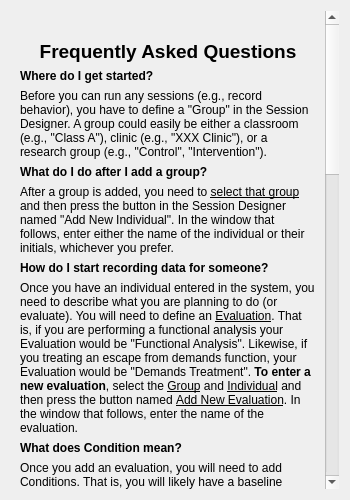
<?xml version="1.0" encoding="UTF-8"?>
<ui version="4.0">
 <class>FAQDialog</class>
 <widget class="QDialog" name="FAQDialog">
  <property name="geometry">
   <rect>
    <x>0</x>
    <y>0</y>
    <width>350</width>
    <height>500</height>
   </rect>
  </property>
  <property name="windowTitle">
   <string>Dialog</string>
  </property>
  <layout class="QVBoxLayout" name="verticalLayout">
   <item>
    <widget class="QScrollArea" name="scrollArea">
     <property name="frameShape">
      <enum>QFrame::NoFrame</enum>
     </property>
     <property name="widgetResizable">
      <bool>true</bool>
     </property>
     <widget class="QWidget" name="scrollAreaWidgetContents">
      <property name="geometry">
       <rect>
        <x>0</x>
        <y>0</y>
        <width>315</width>
        <height>1369</height>
       </rect>
      </property>
      <layout class="QVBoxLayout" name="verticalLayout_2">
       <item>
        <widget class="QLabel" name="label">
         <property name="text">
          <string/>
         </property>
         <property name="pixmap">
          <pixmap resource="resourcefile.qrc">:/images/SNS.png</pixmap>
         </property>
         <property name="alignment">
          <set>Qt::AlignCenter</set>
         </property>
        </widget>
       </item>
       <item>
        <widget class="QLabel" name="label_2">
         <property name="text">
          <string>&lt;html&gt;&lt;head/&gt;&lt;body&gt;&lt;p&gt;&lt;span style=&quot; font-size:14pt; font-weight:600;&quot;&gt;Frequently Asked Questions&lt;/span&gt;&lt;/p&gt;&lt;/body&gt;&lt;/html&gt;</string>
         </property>
         <property name="alignment">
          <set>Qt::AlignCenter</set>
         </property>
         <property name="wordWrap">
          <bool>true</bool>
         </property>
        </widget>
       </item>
       <item>
        <widget class="QLabel" name="label_3">
         <property name="text">
          <string>&lt;html&gt;&lt;head/&gt;&lt;body&gt;&lt;p&gt;&lt;span style=&quot; font-weight:600;&quot;&gt;Where do I get started?&lt;/span&gt;&lt;/p&gt;&lt;/body&gt;&lt;/html&gt;</string>
         </property>
         <property name="wordWrap">
          <bool>true</bool>
         </property>
        </widget>
       </item>
       <item>
        <widget class="QLabel" name="label_4">
         <property name="text">
          <string>&lt;html&gt;&lt;head/&gt;&lt;body&gt;&lt;p&gt;Before you can run any sessions (e.g., record behavior), you have to define a &amp;quot;Group&amp;quot; in the Session Designer. A group could easily be either a classroom (e.g., &amp;quot;Class A&amp;quot;), clinic (e.g., &amp;quot;XXX Clinic&amp;quot;), or a research group (e.g., &amp;quot;Control&amp;quot;, &amp;quot;Intervention&amp;quot;).&lt;/p&gt;&lt;/body&gt;&lt;/html&gt;</string>
         </property>
         <property name="wordWrap">
          <bool>true</bool>
         </property>
        </widget>
       </item>
       <item>
        <widget class="QLabel" name="label_5">
         <property name="text">
          <string>&lt;html&gt;&lt;head/&gt;&lt;body&gt;&lt;p&gt;&lt;span style=&quot; font-weight:600;&quot;&gt;What do I do after I add a group?&lt;/span&gt;&lt;/p&gt;&lt;/body&gt;&lt;/html&gt;</string>
         </property>
         <property name="wordWrap">
          <bool>true</bool>
         </property>
        </widget>
       </item>
       <item>
        <widget class="QLabel" name="label_6">
         <property name="text">
          <string>&lt;html&gt;&lt;head/&gt;&lt;body&gt;&lt;p&gt;After a group is added, you need to &lt;span style=&quot; text-decoration: underline;&quot;&gt;select that group&lt;/span&gt; and then press the button in the Session Designer named &amp;quot;Add New Individual&amp;quot;. In the window that follows, enter either the name of the individual or their initials, whichever you prefer.&lt;/p&gt;&lt;/body&gt;&lt;/html&gt;</string>
         </property>
         <property name="wordWrap">
          <bool>true</bool>
         </property>
        </widget>
       </item>
       <item>
        <widget class="QLabel" name="label_7">
         <property name="text">
          <string>&lt;html&gt;&lt;head/&gt;&lt;body&gt;&lt;p&gt;&lt;span style=&quot; font-weight:600;&quot;&gt;How do I start recording data for someone?&lt;/span&gt;&lt;/p&gt;&lt;/body&gt;&lt;/html&gt;</string>
         </property>
         <property name="wordWrap">
          <bool>true</bool>
         </property>
        </widget>
       </item>
       <item>
        <widget class="QLabel" name="label_8">
         <property name="text">
          <string>&lt;html&gt;&lt;head/&gt;&lt;body&gt;&lt;p&gt;Once you have an individual entered in the system, you need to describe what you are planning to do (or evaluate). You will need to define an &lt;span style=&quot; text-decoration: underline;&quot;&gt;Evaluation&lt;/span&gt;. That is, if you are performing a functional analysis your Evaluation would be &amp;quot;Functional Analysis&amp;quot;. Likewise, if you treating an escape from demands function, your Evaluation would be &amp;quot;Demands Treatment&amp;quot;. &lt;span style=&quot; font-weight:600;&quot;&gt;To enter a new evaluation&lt;/span&gt;, select the &lt;span style=&quot; text-decoration: underline;&quot;&gt;Group&lt;/span&gt; and &lt;span style=&quot; text-decoration: underline;&quot;&gt;Individual&lt;/span&gt; and then press the button named &lt;span style=&quot; text-decoration: underline;&quot;&gt;Add New Evaluation&lt;/span&gt;. In the window that follows, enter the name of the evaluation. &lt;/p&gt;&lt;/body&gt;&lt;/html&gt;</string>
         </property>
         <property name="wordWrap">
          <bool>true</bool>
         </property>
        </widget>
       </item>
       <item>
        <widget class="QLabel" name="label_9">
         <property name="text">
          <string>&lt;html&gt;&lt;head/&gt;&lt;body&gt;&lt;p&gt;&lt;span style=&quot; font-weight:600;&quot;&gt;What does Condition mean?&lt;/span&gt;&lt;/p&gt;&lt;/body&gt;&lt;/html&gt;</string>
         </property>
         <property name="wordWrap">
          <bool>true</bool>
         </property>
        </widget>
       </item>
       <item>
        <widget class="QLabel" name="label_10">
         <property name="text">
          <string>&lt;html&gt;&lt;head/&gt;&lt;body&gt;&lt;p&gt;Once you add an evaluation, you will need to add Conditions. That is, you will likely have a baseline condition and an intervention condition. You add Conditions as needed, as you may have multiple treatments being compared. &lt;span style=&quot; font-weight:600;&quot;&gt;To enter a new condition&lt;/span&gt;, select the &lt;span style=&quot; text-decoration: underline;&quot;&gt;Group&lt;/span&gt;, &lt;span style=&quot; text-decoration: underline;&quot;&gt;Individual&lt;/span&gt;, and &lt;span style=&quot; text-decoration: underline;&quot;&gt;Evaluation&lt;/span&gt; and press the button named &lt;span style=&quot; text-decoration: underline;&quot;&gt;Add New Condition&lt;/span&gt;. In the window that follows, enter the name for the condition.&lt;/p&gt;&lt;/body&gt;&lt;/html&gt;</string>
         </property>
         <property name="wordWrap">
          <bool>true</bool>
         </property>
        </widget>
       </item>
       <item>
        <widget class="QLabel" name="label_11">
         <property name="text">
          <string>&lt;html&gt;&lt;head/&gt;&lt;body&gt;&lt;p&gt;&lt;span style=&quot; font-weight:600;&quot;&gt;What is a Key Set?&lt;/span&gt;&lt;/p&gt;&lt;/body&gt;&lt;/html&gt;</string>
         </property>
         <property name="wordWrap">
          <bool>true</bool>
         </property>
        </widget>
       </item>
       <item>
        <widget class="QLabel" name="label_12">
         <property name="text">
          <string>&lt;html&gt;&lt;head/&gt;&lt;body&gt;&lt;p&gt;A Key Set refers to the keys (e.g., A, S, D, F) you will use to record behavior. This can vary from individual to individual, so Key Sets are defined individually and are often specific to Evaluations (e.g., Functional Analysis Evaluation vs. Demands Treatment Evaluation). &lt;span style=&quot; font-weight:600;&quot;&gt;To add a Key Set&lt;/span&gt;, be sure to select the relevant &lt;span style=&quot; text-decoration: underline;&quot;&gt;Group&lt;/span&gt;, &lt;span style=&quot; text-decoration: underline;&quot;&gt;Individual&lt;/span&gt;, and &lt;span style=&quot; text-decoration: underline;&quot;&gt;Evaluation&lt;/span&gt; and press the button named &lt;span style=&quot; text-decoration: underline;&quot;&gt;Add/Edit New Key Set&lt;/span&gt;. In the window that follows, name the Key Set and use the Key Set Editor the add or edit new keys as desired. &lt;span style=&quot; font-weight:600;&quot;&gt;To edit an existing Key Set&lt;/span&gt;, either select the current keyset and press the button &lt;span style=&quot; font-weight:600;&quot;&gt;Add/Edit New Key Set&lt;/span&gt; (selecting Edit) or double-click the keys currently displayed on the screen.&lt;/p&gt;&lt;/body&gt;&lt;/html&gt;</string>
         </property>
         <property name="wordWrap">
          <bool>true</bool>
         </property>
        </widget>
       </item>
       <item>
        <widget class="QLabel" name="label_13">
         <property name="text">
          <string>&lt;html&gt;&lt;head/&gt;&lt;body&gt;&lt;p&gt;&lt;span style=&quot; font-weight:600;&quot;&gt;Therapists and Data Collectors&lt;/span&gt;&lt;/p&gt;&lt;/body&gt;&lt;/html&gt;</string>
         </property>
         <property name="wordWrap">
          <bool>true</bool>
         </property>
        </widget>
       </item>
       <item>
        <widget class="QLabel" name="label_14">
         <property name="text">
          <string>&lt;html&gt;&lt;head/&gt;&lt;body&gt;&lt;p&gt;Individual session therapists and data collectors need to be added as necessary to both record who worked with the &lt;span style=&quot; text-decoration: underline;&quot;&gt;Individual&lt;/span&gt; as well as who recorded the data. The session therapist should be the person working with the &lt;span style=&quot; text-decoration: underline;&quot;&gt;Individual&lt;/span&gt; and the data collector should be the person who was operating the computer and recording the data. As people often work with the same individual across evaluations, the therapists and data collectors will only need to be input once for the individual regardless of the number of evaluations.&lt;/p&gt;&lt;/body&gt;&lt;/html&gt;</string>
         </property>
         <property name="wordWrap">
          <bool>true</bool>
         </property>
        </widget>
       </item>
       <item>
        <widget class="QLabel" name="label_15">
         <property name="text">
          <string>&lt;html&gt;&lt;head/&gt;&lt;body&gt;&lt;p&gt;&lt;span style=&quot; font-weight:600;&quot;&gt;Role: Primary vs. Reliability Data&lt;/span&gt;&lt;/p&gt;&lt;/body&gt;&lt;/html&gt;</string>
         </property>
         <property name="wordWrap">
          <bool>true</bool>
         </property>
        </widget>
       </item>
       <item>
        <widget class="QLabel" name="label_16">
         <property name="text">
          <string>&lt;html&gt;&lt;head/&gt;&lt;body&gt;&lt;p&gt;For each session, the data recorded should specify whether the person who observed behavior was the &lt;span style=&quot; font-weight:600;&quot;&gt;Primary&lt;/span&gt;, or main, data collector and who was the &lt;span style=&quot; font-weight:600;&quot;&gt;Reliability&lt;/span&gt;, or secondary, data collector. This distinction is key and required for calculations of interobserver agreement. There should &lt;span style=&quot; text-decoration: underline;&quot;&gt;always&lt;/span&gt; be a &lt;span style=&quot; font-weight:600;&quot;&gt;Primary&lt;/span&gt; data recorder, but there may or may not be a &lt;span style=&quot; font-weight:600;&quot;&gt;Reliability&lt;/span&gt; observer. If only one person is recording data, select &lt;span style=&quot; font-weight:600;&quot;&gt;Primary&lt;/span&gt;.&lt;/p&gt;&lt;/body&gt;&lt;/html&gt;</string>
         </property>
         <property name="wordWrap">
          <bool>true</bool>
         </property>
        </widget>
       </item>
       <item>
        <widget class="QLabel" name="label_17">
         <property name="text">
          <string>&lt;html&gt;&lt;head/&gt;&lt;body&gt;&lt;p&gt;&lt;span style=&quot; font-weight:600;&quot;&gt;Session Duration&lt;/span&gt;&lt;/p&gt;&lt;/body&gt;&lt;/html&gt;</string>
         </property>
         <property name="wordWrap">
          <bool>true</bool>
         </property>
        </widget>
       </item>
       <item>
        <widget class="QLabel" name="label_18">
         <property name="text">
          <string>&lt;html&gt;&lt;head/&gt;&lt;body&gt;&lt;p&gt;Since most behavior measures involve behavior recorded as rate, it is important that session times remain as consistent as possible. Do keep observations consistent, session durations are pre-set. To set the session duration, either &lt;span style=&quot; font-weight:600;&quot;&gt;Select a Duration from the Session Duration box&lt;/span&gt; or &lt;span style=&quot; font-weight:600;&quot;&gt;Enter a custom duration&lt;/span&gt;. Custom durations can be set selecting the box next to the dropdown menu for Session Duration. In that window, set the # of seconds, minutes, or hours desired. Whatever is entered will be converted to seconds and then used for the session.&lt;/p&gt;&lt;/body&gt;&lt;/html&gt;</string>
         </property>
         <property name="wordWrap">
          <bool>true</bool>
         </property>
        </widget>
       </item>
       <item>
        <widget class="QLabel" name="label_19">
         <property name="text">
          <string>&lt;html&gt;&lt;head/&gt;&lt;body&gt;&lt;p&gt;&lt;span style=&quot; font-weight:600;&quot;&gt;Session Numbering&lt;/span&gt;&lt;/p&gt;&lt;/body&gt;&lt;/html&gt;</string>
         </property>
         <property name="wordWrap">
          <bool>true</bool>
         </property>
        </widget>
       </item>
       <item>
        <widget class="QLabel" name="label_20">
         <property name="text">
          <string>&lt;html&gt;&lt;head/&gt;&lt;body&gt;&lt;p&gt;Individual sessions are always number so that they can be easily compared to earlier sessions and across observers. The session numbering should be automatically update every time you check or complete a session, but it can be updated manually as needed by entering some alternative number in the &lt;span style=&quot; font-weight:600;&quot;&gt;Session Number&lt;/span&gt; box.&lt;/p&gt;&lt;/body&gt;&lt;/html&gt;</string>
         </property>
         <property name="wordWrap">
          <bool>true</bool>
         </property>
        </widget>
       </item>
       <item>
        <spacer name="verticalSpacer">
         <property name="orientation">
          <enum>Qt::Vertical</enum>
         </property>
         <property name="sizeHint" stdset="0">
          <size>
           <width>20</width>
           <height>40</height>
          </size>
         </property>
        </spacer>
       </item>
      </layout>
     </widget>
    </widget>
   </item>
  </layout>
 </widget>
 <resources>
  <include location="resourcefile.qrc"/>
 </resources>
 <connections/>
</ui>
